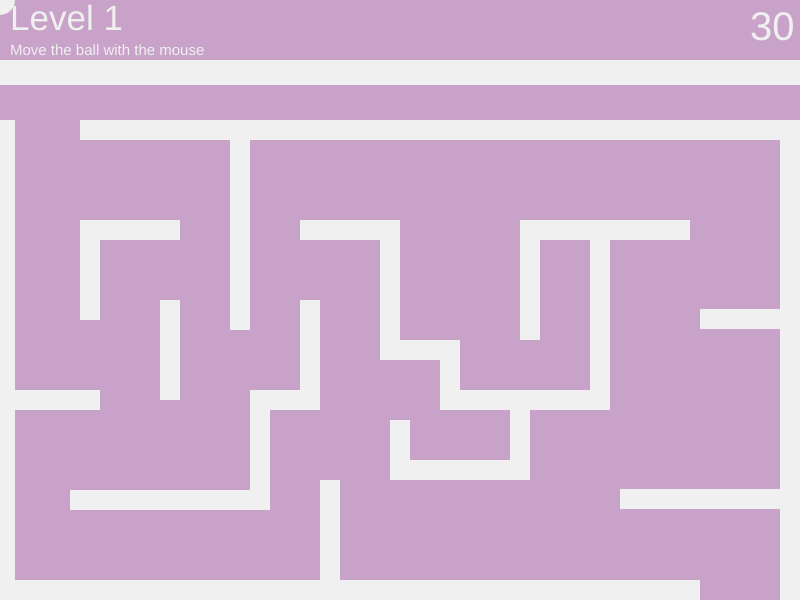
Frame 1 (no input)
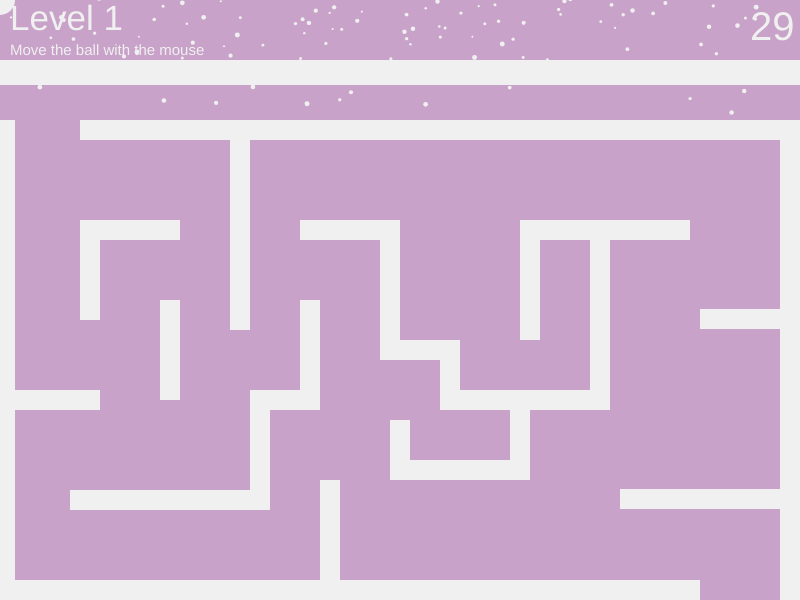
Frame 60 (no input)
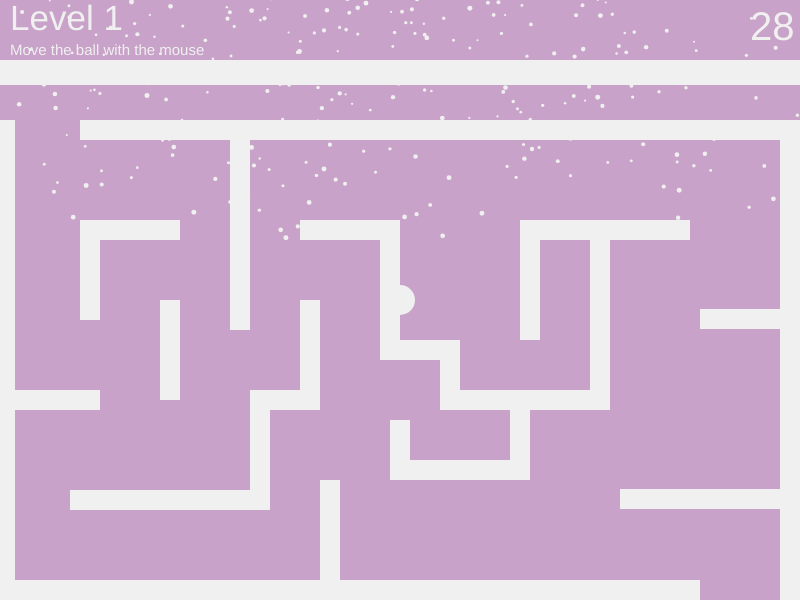
Frame 120 (the mouse pressed at the canvas centre since frame 60)

The p5.js sketch that drew these frames (run headless with seeded random() and noise() and a simulated clock; from frame 60 on, the mouse is pressed at the canvas centre):

// p5.js sketch
// ── sketch.js
let snowflakes = [];
var counter;
var leveled = "";

function setup() {
  createCanvas(800, 600);
  fill(240);
  noStroke();
  
  }

function draw() {
  background(200, 162, 200);
  circle(mouseX, mouseY, 30, 30);
  
  textSize(35);
  // textAlign(105, 600);
  text('Level 1', 10, 30);
  textSize(15);
  // textAlign(165, 500);
  text('Move the ball with the mouse', 10, 55);  

  let t = frameCount / 60; 

  for (let i = 0; i < random(5); i++) {
    snowflakes.push(new snowflake()); 
  }

  for (let flake of snowflakes) {
    flake.update(t); 
    flake.display(); 
  }

  textSize(40)
  text(counter, width-50, 40);
  textSize(35)
  text(leveled, width-500, 40);

}

function snowflake() {
  
  this.posX = 0;
  this.posY = random(-50, 0);
  this.initialangle = random(0, 2 * PI);
  this.size = random(2, 5);
  this.radius = sqrt(random(pow(width / 2, 2)));

  this.update = function(time) {
    let w = 0.6; 
    let angle = w * time + this.initialangle;
    this.posX = width / 2 + this.radius * sin(angle);
    this.posY += pow(this.size, 0.5);
    if (this.posY > height) {
      let index = snowflakes.indexOf(this);
      snowflakes.splice(index, 1);
    }
  };

  this.display = function() {
    ellipse(this.posX, this.posY, this.size);
  };
  rect(0, 60, 800, 25);
  rect(80, 120, 723, 20);
  rect(0, 120, 15, 723);
  rect(0, 580, 700, 20);
  rect(780, 120, 20, 723);
  rect(700, 309, 103, 20);
  rect(620, 489, 170, 20);
  rect(520, 220, 170, 20);
  rect(300, 220, 100, 20);
  rect(80, 220, 100, 20);
  rect(80, 220, 20, 100);
  rect(160, 300, 20, 100);
  rect(230, 130, 20, 200);
  rect(300, 300, 20, 90);
  rect(0, 390, 100, 20);
  rect(70, 490, 180, 20);
  rect(250, 410, 20, 100);
  rect(250, 390, 70, 20);
  rect(320, 480, 20, 100);
  rect(590, 240, 20, 170);
  rect(520, 240, 20, 100);
  rect(380, 240, 20, 100);
  rect(460, 390, 130, 20);
  rect(380, 340, 80, 20);
  rect(440, 340, 20, 70);
  rect(510, 390, 20, 90);
  rect(390, 460, 120, 20);
  rect(390, 420, 20, 50);
}

function startCountDown(seconds){
	counter = seconds;
	var interval = setInterval(() => {
		console.log(counter);
    counter--;
    
		if (counter < 0 ) {
			
			
      clearInterval(interval);
      leveled="Leveled Up!";
			console.log('Level Up!');
		}	
	}, 1000);
}

startCountDown(30);
//Console Output?//
//30
//20
//10
//9
//8
//7
//6
//5
//4
//3
//2
//1
//Level Up!
